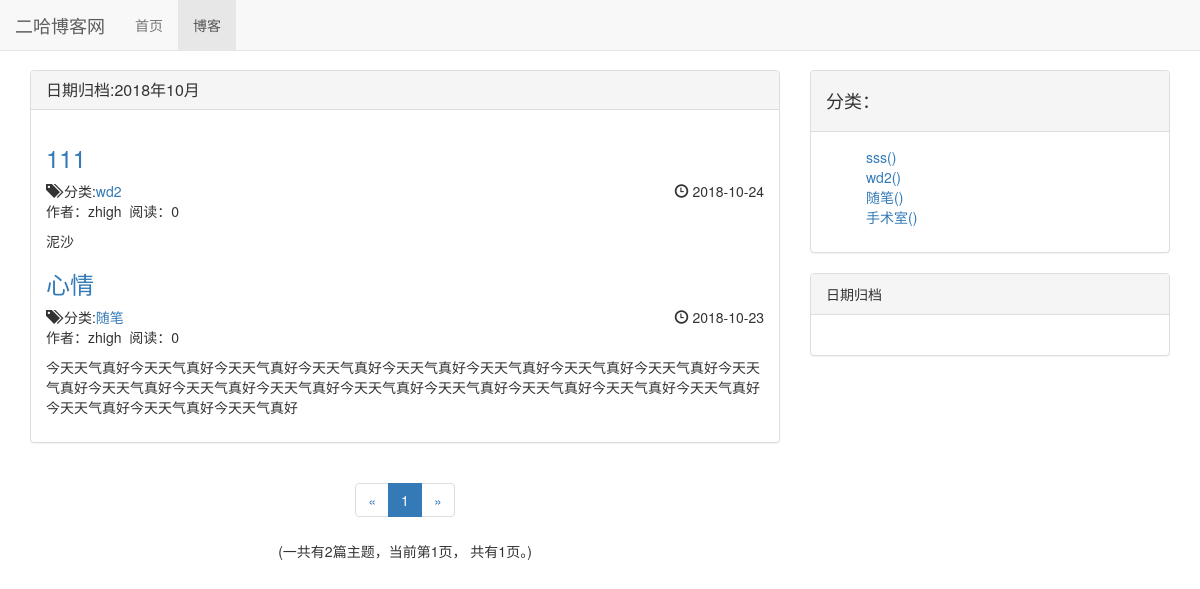
The page /topics/date/2018/10 on the database its author committed.
### learning/models.py (models this page shows, shortened)
class Topic(models.Model,ReadNumExpandMethod):
    title = models.CharField(max_length=50)
    Topic_Type = models.ForeignKey(TopicType,on_delete = models.DO_NOTHING)
    content = RichTextUploadingField()
    author = models.ForeignKey(User,on_delete=models.DO_NOTHING)
    read_details = GenericRelation(ReadDetail)
    create_time = models.DateTimeField(auto_now_add=True)
    last_update_time = models.DateTimeField(auto_now_add=True)
    class Meta:
        ordering = ['-create_time']

class TopicType(models.Model):
    type_name = models.CharField(max_length=15)
    def __str__(self):
        return self.type_name

### learning/views.py (the view)
# urls.py: path('date/<int:year>/<int:month>',views.topics_with_date,name="topics_with_date"),
def topics_with_date(request,year,month):
    topics_all_list= Topic.objects.filter(create_time__year = year,create_time__month = month)
    context = get_topic_list_common_data(request,topics_all_list)
    context['topic_with_date'] = '%s年%s月' % (year,month)
    context['topics'] = topics_all_list
    context['topic_types'] = TopicType.objects.all()
    context['topic_dates'] = Topic.objects.dates('create_time','month',order='ASC')
    return render(request,'topic_with_date.html',context)

### read_statistics/models.py (called while the page is built)
    def get_read_num(self):
        try:
            ct = ContentType.objects.get_for_model(self)
            readnum = ReadNum.objects.get(content_type=ct, object_id=self.pk)
            return readnum.read_num
        except exceptions.ObjectDoesNotExist:
            return 0

### learning/templates/topic_with_date.html (shortened to what this page needs)
{% extends "topic_list.html" %}
{% block topic_list_title %}
	日期归档:{{ topic_with_date }}
{% endblock topic_list_title %}

### learning/templates/topic_list.html (shortened to what this page needs)
{% extends "base.html" %}
{% load static %}
{% block nav_topic_active %}active{% endblock %}
{% block css %}
<link rel="stylesheet" href="{% static 'learning/topic_list.css' %}">
{% endblock css %}
{% block content%}
  <div class="container">
    <div class="row">
      <div class="col-md-8">
        <div class="panel panel-default">
          <div class="panel-heading">
            <h3 class="panel-title">
              {% block topic_list_title %}{% endblock topic_list_title %}
            </h3>
          </div>
          <div class="panel-body">
            <p>
            {%for topic in page_of_topics%}
              <div class="topic">
                <a href="{% url 'topic_detail' topic.pk %}">
                  <h3>{{ topic.title }}</h3>
                </a>
                <div class="topic-info">
                  <span class="glyphicon glyphicon-tags" aria-hidden="true"></span>
                  分类:<a href="{% url 'topics_with_type' topic.Topic_Type.pk %}">{{topic.Topic_Type}}</a>
                  <div style="display: inline-block;float: right;">
                    <span class="glyphicon glyphicon-time" aria-hidden="true"></span>
                    {{topic.create_time|date:"Y-m-d"}}
                  </div>
                </div>
                <p>作者：{{topic.author}} &nbsp;阅读：{{topic.get_read_num}}</p>
                <p>{{topic.content|truncatechars:120|striptags}}</p>
              </div>
            {%empty%}
              <div class="topic">
                <p>暂无博客</p>
              </div>
            {% endfor %}
            </p>
          </div>
        </div>
        <div class="paginator">
          <div aria-label="Page navigation">
            <ul class="pagination">
              <li>
                {% if page_of_topics.has_previous %}
                  <a href="?page={{page_of_topics.previous_page_number}}" aria-label="Previous">
                    <span aria-hidden="true">&laquo;</span>
                  </a>
                {% else %}
                  <span aria-hidden="true">&laquo;</span>
                {% endif %}
              </li>
              {% for page_num in current_page_range %}
                {% if page_num == page_of_topics.number %}
                  <li class="active"><span>{{page_num}}</span></li>
                {%else%}
                  {% if page_num == '...' %}
                     <li><span>{{page_num}}</span></li>
                  {% else %}
                    <li><a href="?page={{page_num}}">{{page_num}}</a></li>
                  {% endif %}
                {% endif %}
              {% endfor %}
              <li>
                {% if page_of_topics.has_next %}
                  <a href="?page={{page_of_topics.next_page_number}}" aria-label="Next">
                    <span aria-hidden="true">&raquo;</span>
                  </a>
                {% else %}
                  <span aria-hidden="true">&raquo;</span>
                {% endif %}
              </li>
            </ul>
            <div class="abc">(一共有{{topics|length}}篇主题，当前第{{page_of_topics.number}}页，
            共有{{page_of_topics.paginator.num_pages}}页。)
            </div>
          </div>
        </div>
      </div>
      <div class="col-md-4">
        <div class="panel panel-default">
          <div class="panel-heading">
            <h3 class="panel-title">
              <h4>分类：</h4>
            </h3>
          </div>
          <div class="panel-body">
            <ul>
            {% for topic_type in topic_types %}
              <li>
                <a href="{% url 'topics_with_type' topic_type.pk %}">{{topic_type.type_name}}({{topic_type.topic_count}})</a>
              </li>
            {% empty %}
              <li>暂无分类</li>
            {% endfor %}
          </ul>
          </div>
        </div>
        <div class="panel panel-default">
          <div class="panel-heading">日期归档</div>
          <div class="panel-body">
          </div>
        </div>
      </div>
    </div>
  </div>
{% endblock content%}

### static/main.css (style rules this page uses)
ul { list-style-type: none; }

### static/learning/topic_list.css (style rules this page uses)
.paginator { text-align: center; }

### rows shown on the page
Topic: title "111", Topic_Type "wd2", create_time "2018-10-24", author "zhigh", get_read_num "0", content "泥沙"
Topic: title "心情", Topic_Type "随笔", create_time "2018-10-23", author "zhigh", get_read_num "0", content "今天天气真好今天天气真好今天天气真好今天天气真好今天天气真好今天天气真好今天天气真好今天天气真好今天天气真好今天天气真好今天天气真好今天天气真好今天天气真好今天天气真好今天天气真好今天天气真好今天天气真好今天天气真好今天天气真好今天天气真好"
TopicType: type_name "sss"
TopicType: type_name "wd2"
TopicType: type_name "随笔"
TopicType: type_name "手术室"

### other values the page prints
{{ topic_with_date }} "2018年10月"
{{ page_num }} "1"
{{ topics|length }} "2"
{{ page_of_topics.number }} "1"
{{ page_of_topics.paginator.num_pages }} "1"
